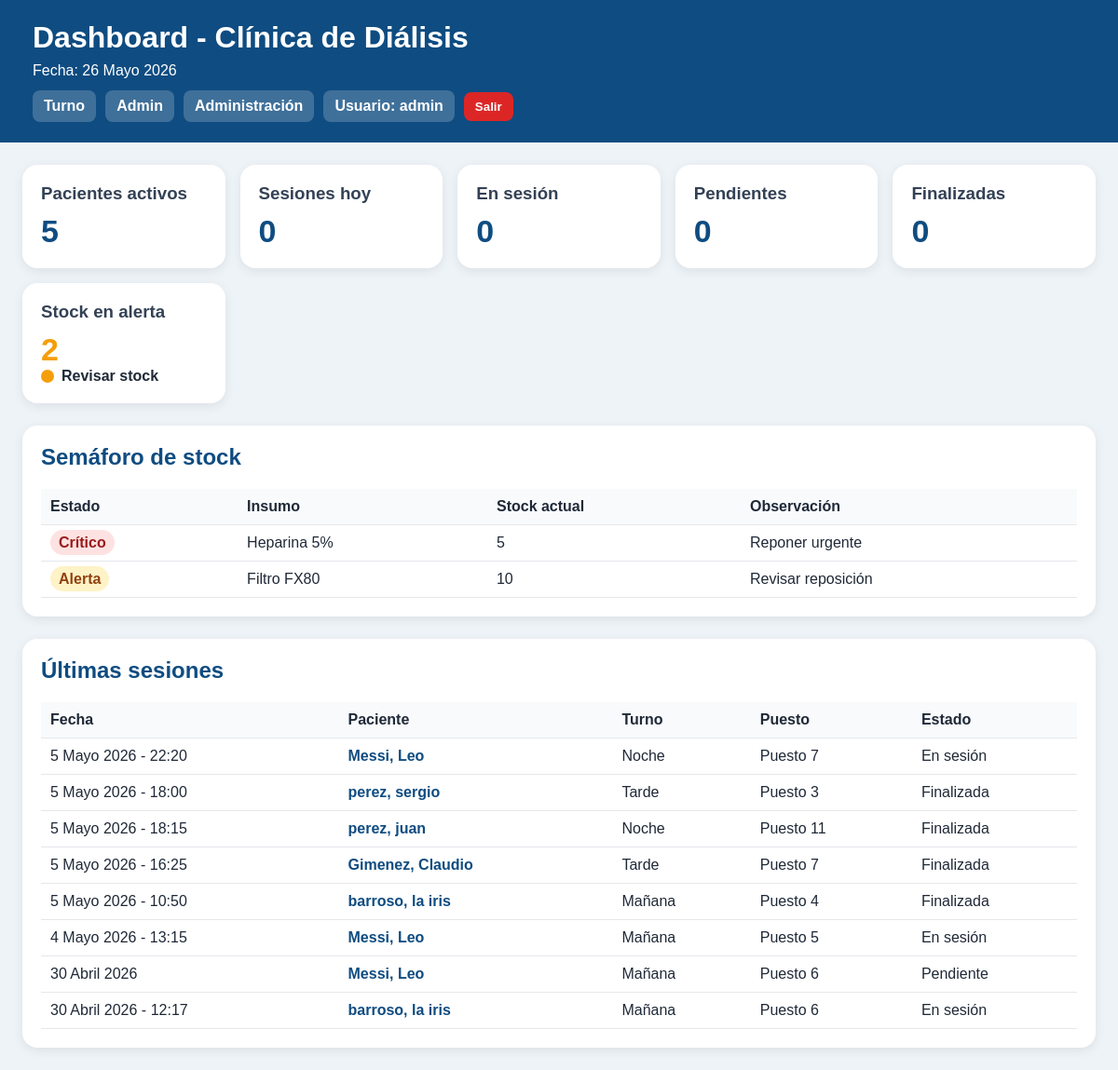
Before: /dashboard/ (signed in) with the older database file.
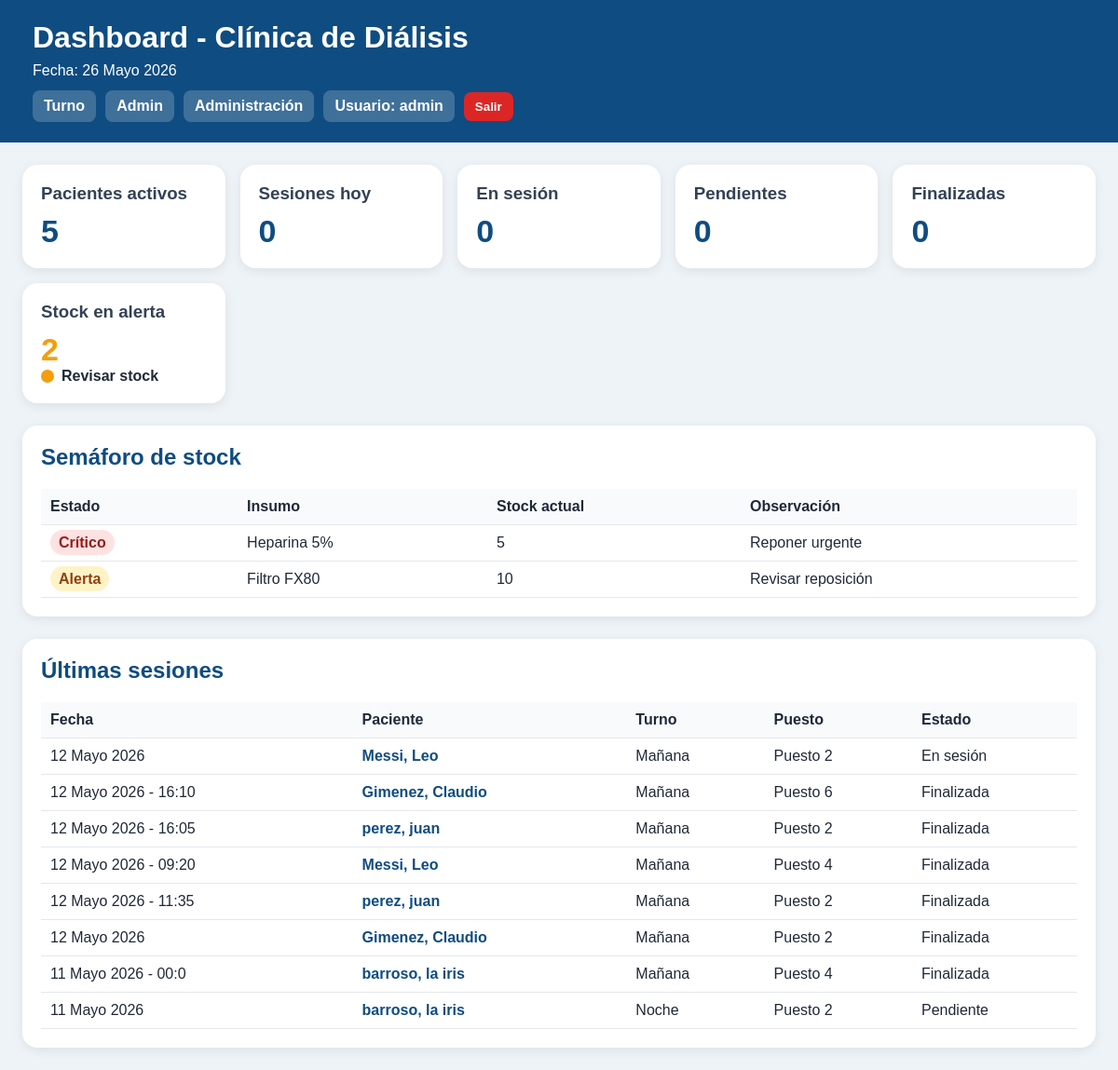
After: the same page with the newer database file.
### stock/models.py (models this page shows, shortened)
class Insumo(models.Model):
    nombre = models.CharField(max_length=120, unique=True)
    stock_actual = models.IntegerField(default=0)
    stock_minimo = models.IntegerField(default=0)
    unidad = models.CharField(max_length=30, default="unidad")
    activo = models.BooleanField(default=True)

### sesiones/models.py (models this page shows, shortened)
class SesionDialisis(models.Model):
    TURNO_CHOICES = [
        ("manana", "Mañana"),
        ("tarde", "Tarde"),
        ("noche", "Noche"),
    ]
    ESTADO_CHOICES = [
        ("pendiente", "Pendiente"),
        ("activa", "En sesión"),
        ("finalizada", "Finalizada"),
    ]
    MEDICO_CHOICES = [
    ("juan_perez", "Dr. Juan Pérez"),
    ("maria_garcia", "Dra. María García"),
    ("roberto_lopez", "Dr. Roberto López"),
]
    paciente = models.ForeignKey(Paciente, on_delete=models.CASCADE)
    puesto = models.ForeignKey(Puesto, on_delete=models.SET_NULL, null=True, blank=True)
    fecha = models.DateField()
    turno = models.CharField(max_length=10, choices=TURNO_CHOICES)
    estado = models.CharField(max_length=20, choices=ESTADO_CHOICES, default="pendiente")
    medico_asignado = models.CharField(
        max_length=20,
        choices=MEDICO_CHOICES,
        blank=True,
        null=True,
    )
    enfermero_asignado = models.CharField(
        max_length=100,
        blank=True,
        null=True,
    )
    peso_pre = models.DecimalField(max_digits=5, decimal_places=2, null=True, blank=True)
    peso_post = models.DecimalField(max_digits=5, decimal_places=2, null=True, blank=True)
    ta_inicial = models.CharField(max_length=20, blank=True)
    ta_final = models.CharField(max_length=20, blank=True)
    medicacion = models.TextField(blank=True)
    incidencias = models.TextField(blank=True)
    observaciones = models.TextField(blank=True)  # Campo anterior, queda por compatibilidad.
    finalizada = models.BooleanField(default=False)
    creada_en = models.DateTimeField(auto_now_add=True)
    class Meta:
        ordering = ["-fecha", "turno"]

class PlanillaHemodialisis(models.Model):
    sesion = models.OneToOneField(SesionDialisis, on_delete=models.CASCADE)
    acceso_vascular = models.CharField(max_length=100, blank=True)
    dializador = models.CharField(max_length=100, blank=True)
    concentrado = models.CharField(max_length=100, blank=True)
    agujas = models.CharField(max_length=100, blank=True)
    talla = models.CharField(max_length=50, blank=True)
    peso_seco = models.DecimalField(max_digits=5, decimal_places=2, null=True, blank=True)
    td = models.CharField(max_length=50, blank=True)
    qb = models.CharField(max_length=50, blank=True)
    qd = models.CharField(max_length=50, blank=True)
    na = models.CharField(max_length=50, blank=True)
    peso_pre = models.DecimalField(max_digits=5, decimal_places=2, null=True, blank=True)
    peso_post = models.DecimalField(max_digits=5, decimal_places=2, null=True, blank=True)
    uf_prescripta = models.CharField(max_length=50, blank=True)
    temperatura_inicial = models.CharField(max_length=50, blank=True)
    frecuencia_cardiaca_inicial = models.CharField(max_length=50, blank=True)
    ta_inicial = models.CharField(max_length=50, blank=True)
    heparina_inicial = models.CharField(max_length=100, blank=True)
    hora_inicio = models.CharField(max_length=50, blank=True)
    temperatura_final = models.CharField(max_length=50, blank=True)
    ta_egreso = models.CharField(max_length=50, blank=True)
    frecuencia_cardiaca_final = models.CharField(max_length=50, blank=True)
    uf_final = models.CharField(max_length=50, blank=True)
    hora_fin = models.CharField(max_length=50, blank=True)
    atb = models.CharField(max_length=100, blank=True)
    observaciones = models.TextField(blank=True)  # Campo anterior, queda por compatibilidad.
    observaciones_enfermeria = models.TextField(blank=True)
    observaciones_medicas = models.TextField(blank=True)

class Puesto(models.Model):
    numero = models.PositiveIntegerField(unique=True)
    activo = models.BooleanField(default=True)
    def __str__(self):
        return f"Puesto {self.numero}"

### pacientes/models.py (models this page shows)
class Paciente(models.Model):
    nombre = models.CharField(max_length=100)
    apellido = models.CharField(max_length=100)
    dni = models.CharField(
        max_length=20,
        unique=True
    )
    fecha_nacimiento = models.DateField(
        null=True,
        blank=True
    )
    telefono = models.CharField(
        max_length=30,
        blank=True
    )
    direccion = models.CharField(
        max_length=200,
        blank=True
    )
    obra_social = models.CharField(
        max_length=100,
        blank=True
    )
    numero_afiliado = models.CharField(
        max_length=100,
        blank=True
    )
    fecha_ingreso_dialisis = models.DateField(
        null=True,
        blank=True
    )
    etiologia = models.TextField(
        blank=True
    )
    diagnostico = models.TextField(
        blank=True
    )
    acceso_vascular = models.CharField(
        max_length=100,
        blank=True
    )
    medico_tratante = models.CharField(
        max_length=100,
        blank=True
    )
    activo = models.BooleanField(
        default=True
    )
    observaciones = models.TextField(
        blank=True
    )
    creado_en = models.DateTimeField(
        auto_now_add=True
    )
    class Meta:
        ordering = ["apellido", "nombre"]
    def __str__(self):
        return f"{self.apellido}, {self.nombre}"

### dashboard/views.py (the view)
# urls.py: path("dashboard/", views.inicio, name="inicio"),
@login_required
def inicio(request):
    hoy = date.today()
    pacientes_activos = Paciente.objects.filter(activo=True).count()
    sesiones_hoy = SesionDialisis.objects.filter(fecha=hoy).count()
    sesiones_activas = SesionDialisis.objects.filter(
        fecha=hoy,
        estado="activa",
        finalizada=False
    ).count()
    sesiones_finalizadas = SesionDialisis.objects.filter(
        fecha=hoy,
        finalizada=True
    ).count()
    stock_alerta = 0
    insumos_alerta = []
    if Insumo:
        insumos_alerta = Insumo.objects.filter(
            activo=True,
            stock_actual__lte=20
        ).order_by("stock_actual")
        stock_alerta = insumos_alerta.count()
    ultimas_sesiones = list(
        SesionDialisis.objects.select_related("paciente", "puesto")
        .order_by("-fecha", "-id")[:8]
    )
    for s in ultimas_sesiones:
        try:
            s.planilla = s.planillahemodialisis
        except Exception:
            s.planilla = None
    context = {
        "hoy": hoy,
        "pacientes_activos": pacientes_activos,
        "sesiones_hoy": sesiones_hoy,
        "sesiones_activas": sesiones_activas,
        "sesiones_pendientes": 0,
        "sesiones_finalizadas": sesiones_finalizadas,
        "stock_alerta": stock_alerta,
        "insumos_alerta": insumos_alerta,
        "ultimas_sesiones": ultimas_sesiones,
    }
    context.update(contexto_roles(request))
    return render(request, "dashboard/inicio.html", context)

### dashboard/views.py (called while the page is built)
def usuario_en_grupo(user, nombre_grupo):
    return user.groups.filter(name=nombre_grupo).exists()

def nombre_usuario(user):
    nombre = user.get_full_name()
    if nombre:
        return nombre
    return user.username

def contexto_roles(request):
    return {
        "es_enfermero": usuario_en_grupo(request.user, "Enfermeros"),
        "es_medico": usuario_en_grupo(request.user, "Medicos"),
        "es_administracion": usuario_en_grupo(request.user, "Administracion"),
        "es_superadmin": request.user.is_superuser,
        "usuario_actual": nombre_usuario(request.user),
    }

### dashboard/templates/dashboard/inicio.html (shortened to what the changed rows need)
<!DOCTYPE html>
<html lang="es">
<head>
</head>
<body>
<div class="header">
    <h1>Dashboard - Clínica de Diálisis</h1>
</div>
<div class="container">
    <div class="panel">
        <h2>Semáforo de stock</h2>
        <table>
            <tr>
                <th>Estado</th>
                <th>Insumo</th>
                <th>Stock actual</th>
                <th>Observación</th>
            </tr>
            {% for insumo in insumos_alerta %}
            <tr>
                <td>
                    {% if insumo.stock_actual <= 5 %}
                        <span class="badge-rojo">Crítico</span>
                    {% elif insumo.stock_actual <= 20 %}
                        <span class="badge-amarillo">Alerta</span>
                    {% else %}
                        <span class="badge-verde">Normal</span>
                    {% endif %}
                </td>
                <td>{{ insumo.nombre }}</td>
                <td>{{ insumo.stock_actual }}</td>
                <td>
                    {% if insumo.stock_actual <= 5 %}
                        Reponer urgente
                    {% elif insumo.stock_actual <= 20 %}
                        Revisar reposición
                    {% else %}
                        Stock suficiente
                    {% endif %}
                </td>
            </tr>
            {% endfor %}
        </table>
    </div>
    <div class="panel">
        <h2>Últimas sesiones</h2>
        <table>
            <tr>
                <th>Fecha</th>
                <th>Paciente</th>
                <th>Turno</th>
                <th>Puesto</th>
                <th>Estado</th>
            </tr>
            {% for s in ultimas_sesiones %}
            <tr>
                <td>
                    {{ s.fecha }}
                    {% if s.planilla and s.planilla.hora_inicio %}
                        - {{ s.planilla.hora_inicio }}
                    {% endif %}
                </td>
          <td>
 <a href="{% url 'historial_mensual' s.paciente.id %}"
   style="color:#0f4c81;font-weight:bold;text-decoration:none;">
    {{ s.paciente }}
</a>
</td>
                <td>{{ s.get_turno_display }}</td>
                <td>{{ s.puesto|default:"-" }}</td>
                <td>{{ s.get_estado_display }}</td>
            </tr>
            {% empty %}
            <tr>
                <td colspan="5">No hay sesiones cargadas.</td>
            </tr>
            {% endfor %}
        </table>
    </div>
</div>
</body>
</html>

Changed rows visible on the page:
no longer on this page (row unchanged): SesionDialisis: fecha "5 Mayo 2026", planilla.hora_inicio "22:20", paciente "Messi, Leo", turno "Noche", puesto "Puesto 7", estado "En sesión"
no longer on this page (row unchanged): SesionDialisis: fecha "5 Mayo 2026", planilla.hora_inicio "18:00", paciente "perez, sergio", turno "Tarde", puesto "Puesto 3", estado "Finalizada"
no longer on this page (row unchanged): SesionDialisis: fecha "5 Mayo 2026", planilla.hora_inicio "18:15", paciente "perez, juan", turno "Noche", puesto "Puesto 11", estado "Finalizada"
no longer on this page (row unchanged): SesionDialisis: fecha "5 Mayo 2026", planilla.hora_inicio "16:25", paciente "Gimenez, Claudio", turno "Tarde", puesto "Puesto 7", estado "Finalizada"
no longer on this page (row unchanged): SesionDialisis: fecha "5 Mayo 2026", planilla.hora_inicio "10:50", paciente "barroso, la iris", turno "Mañana", puesto "Puesto 4", estado "Finalizada"
no longer on this page (row unchanged): SesionDialisis: fecha "4 Mayo 2026", planilla.hora_inicio "13:15", paciente "Messi, Leo", turno "Mañana", puesto "Puesto 5", estado "En sesión"
no longer on this page (row unchanged): SesionDialisis: fecha "30 Abril 2026", paciente "Messi, Leo", turno "Mañana", puesto "Puesto 6", estado "Pendiente"
no longer on this page (row unchanged): SesionDialisis: fecha "30 Abril 2026", planilla.hora_inicio "12:17", paciente "barroso, la iris", turno "Mañana", puesto "Puesto 6", estado "En sesión"
added SesionDialisis: fecha "12 Mayo 2026", paciente "Messi, Leo", turno "Mañana", puesto "Puesto 2", estado "En sesión"
added SesionDialisis: fecha "12 Mayo 2026", planilla.hora_inicio "16:10", paciente "Gimenez, Claudio", turno "Mañana", puesto "Puesto 6", estado "Finalizada"
added SesionDialisis: fecha "12 Mayo 2026", planilla.hora_inicio "16:05", paciente "perez, juan", turno "Mañana", puesto "Puesto 2", estado "Finalizada"
added SesionDialisis: fecha "12 Mayo 2026", planilla.hora_inicio "09:20", paciente "Messi, Leo", turno "Mañana", puesto "Puesto 4", estado "Finalizada"
added SesionDialisis: fecha "12 Mayo 2026", planilla.hora_inicio "11:35", paciente "perez, juan", turno "Mañana", puesto "Puesto 2", estado "Finalizada"
added SesionDialisis: fecha "12 Mayo 2026", paciente "Gimenez, Claudio", turno "Mañana", puesto "Puesto 2", estado "Finalizada"
added SesionDialisis: fecha "11 Mayo 2026", planilla.hora_inicio "00:0", paciente "barroso, la iris", turno "Mañana", puesto "Puesto 4", estado "Finalizada"
added SesionDialisis: fecha "11 Mayo 2026", paciente "barroso, la iris", turno "Noche", puesto "Puesto 2", estado "Pendiente"
